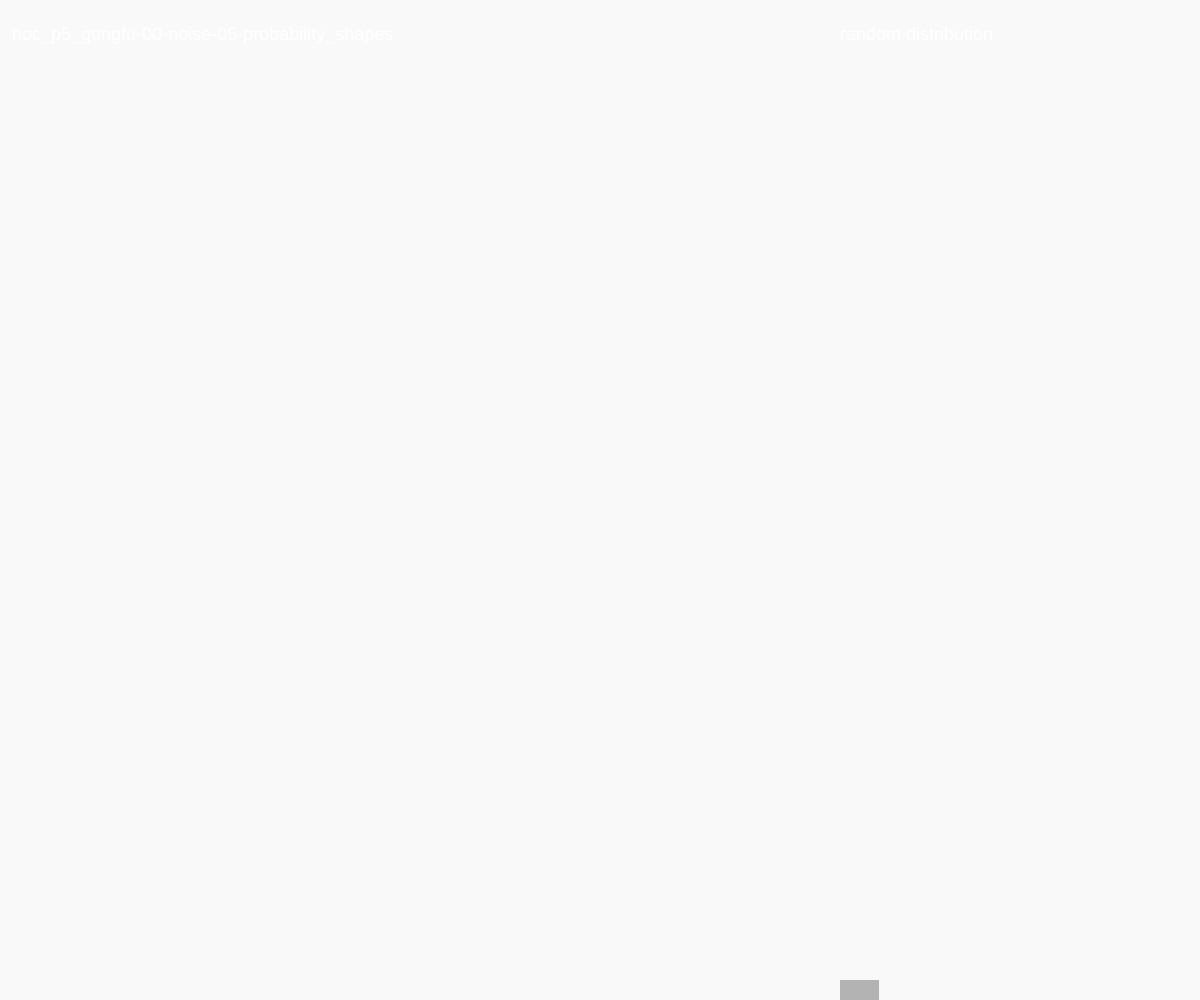
Frame 1 (no input)
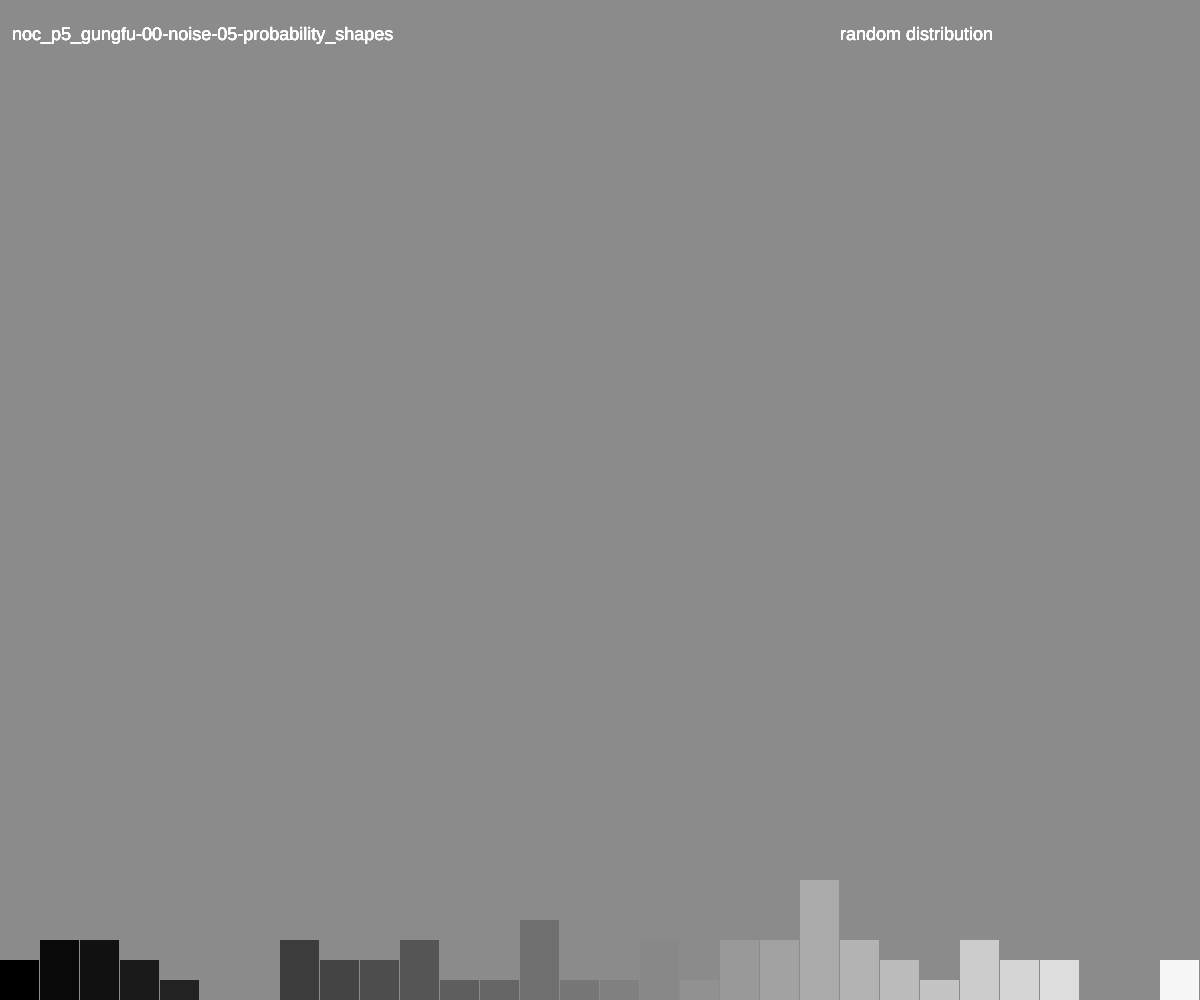
Frame 60 (no input)
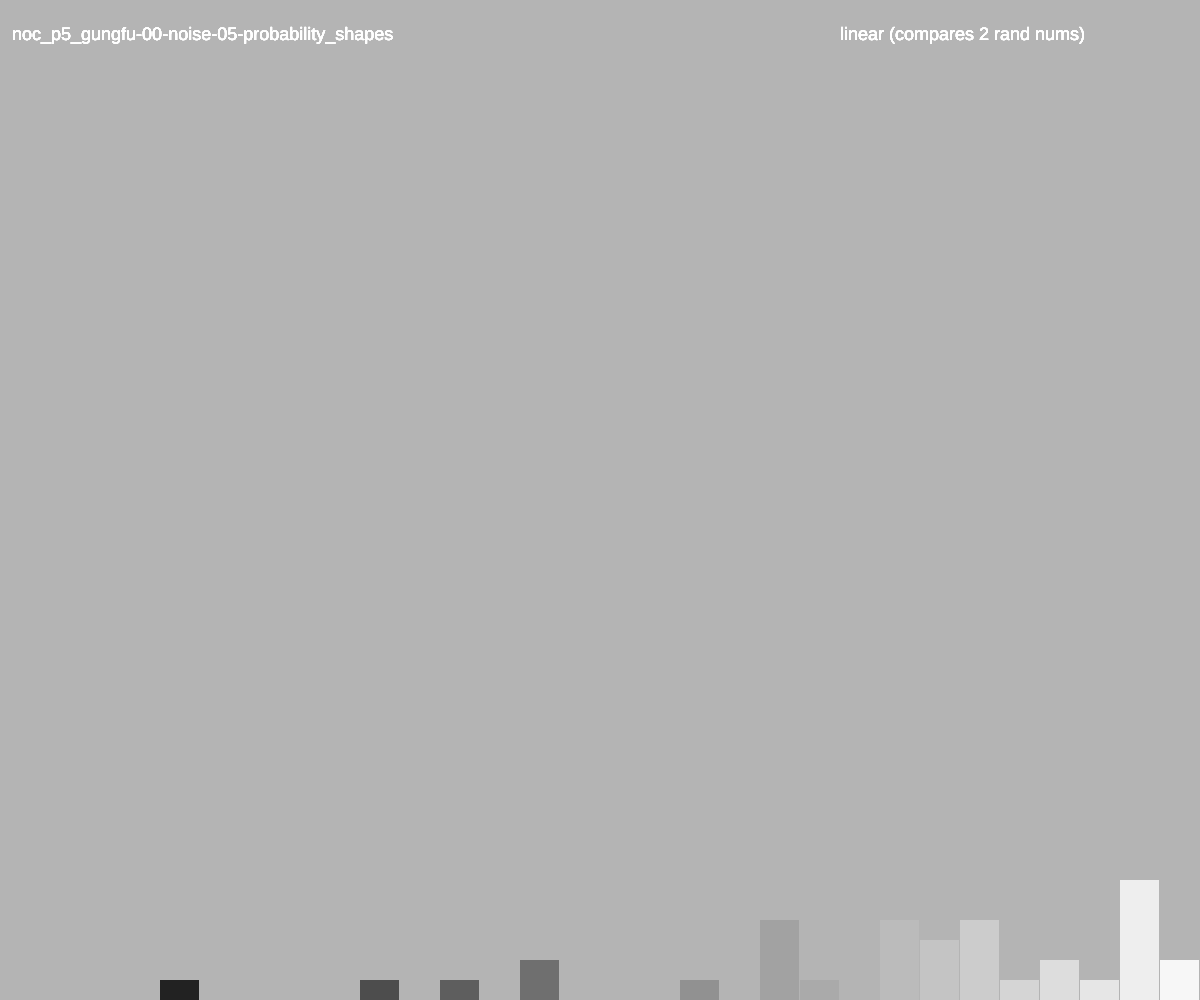
Frame 120 (the mouse pressed at the canvas centre since frame 60)

The p5.js sketch that drew these frames (run headless with seeded random() and noise() and a simulated clock; from frame 60 on, the mouse is pressed at the canvas centre):

// p5.js sketch
// ── sketch.js
/* noc_p5_gungfu-00-noise-05-probability_shapes
from The Nature of Code p5.js examples by Daniel Shiffman
https://github.com/shiffman/The-Nature-of-Code-Examples-p5.js

TODO:
[] customize probability using the 2-random number method
[] compare 2nd pick to square, cubed of first pick

[] create graph of custom probability

[] draw bar graph 
[] set the width of each bar to the result of the division of the screen width by the highest index  w = width/index
[] draw the bars such that they start at y=hieght and grow by moving up (screenheigh--), and long (rect height ++)

[] create slider controls for standard deviation
[] create slider controls for adjusting the mean
*/

////////////
var INNER_WIDTH   = window.innerWidth;
var INNER_HEIGHT  = window.innerHeight;
var canvas;
var pageTitle = "noc_p5_gungfu-00-noise-05-probability_shapes";

var total = 30;
var randomCounts = [];

var growConstant = 20;
var growScale = growConstant;


var selectShape = 0;
var count       = 0;
var numOfShapes = 7;
var shapeName   = "";


function setup(){
  runBasicSetup();
  
  //initialize the randomCounts array with all ZEROs
  for (var i = 0; i < total; i++){
    randomCounts[i] = 0;
  }
}

function draw(){
  //populate the randomCounts array with a random num between 0-20
  var index = floor(random(total));
  var threshold = floor(random(total));
  
  //calculate possible colors as a function of the total options
  var gradient = 255/randomCounts.length;

  //calc the graph
  var w = width/randomCounts.length;


  // select shape of probability
  if (selectShape === 0) {
    growScale = growConstant;
    shapeName = "random distribution";
    randomCounts[index]++;
    drawRectSoftner(gradient, index);
  } else if (selectShape === 1){  
    // linear threshold. will tend toward more black
    growScale = growConstant;
    shapeName = "linear (compares 2 rand nums)"
    if (index > threshold){
      randomCounts[index]++;
      drawRectSoftner(gradient, index);
    }
  } else if (selectShape === 2){  
    // linear threshold. will tend toward more black
    growScale = growConstant;
    shapeName = "reverse linear"
    if (index > threshold){
      randomCounts[total - index]++;
      drawRectSoftner(gradient, total-index);
    }
  } else if (selectShape === 3){  
    // quadratic threshold. will tend toward more white
    growScale = growConstant;
    shapeName = "quadratic"
    if (index > threshold*threshold){
      randomCounts[index]++;
      drawRectSoftner(gradient, index);
    }
  } else if (selectShape === 4){  
    // quadratic threshold. will tend toward more white
    growScale = growConstant;
    shapeName = "reversed quadratic"
    if (index > threshold*threshold){
      var reverseIndex = total-index;
      randomCounts[reverseIndex]++;
      drawRectSoftner(gradient, reverseIndex);
    }
  } else if (selectShape === 5){  
    // quadratic threshold. will tend toward more white
    growScale = growConstant;
    shapeName = "x cubed"
    if (index > threshold*threshold*threshold){
      randomCounts[index]++;
      drawRectSoftner(gradient, index);
    }
  } else if (selectShape === 6){  
    // quadratic threshold. will tend toward more white
    growScale = growConstant;
    shapeName = "reversed x cubed"
    if (index > threshold*threshold*threshold){
      var reverseIndex = total-index;
      randomCounts[reverseIndex]++;
      drawRectSoftner(gradient, reverseIndex);
    }
  }

  // draw the resulting graph
  for (var x = 0; x < randomCounts.length; x++){
    fill(x*gradient);
    rect(x*w, height-randomCounts[x]*growScale, w-1, randomCounts[x]*growScale);
    
    //check boundary return to begining if bar exceeds boundary
    if (randomCounts[x]*growScale > height+growScale) {
      resetCount();
    }
  }
  
  displayPageTitle();
}

// reset the entire count if the height boundary is crossed by any bar
function resetCount(){
  for (var i = 0; i < randomCounts.length; i++){
    randomCounts[i] = 0;
  }
}

function drawRectSoftner(gradient, ind) {
  
  //soften the strobe effect
  fill(gradient*ind,20);
  rect(0, 0, width, height);
  fill(gradient*ind,2);
  rect(0, 0, width, height);
}

function mousePressed(){
  //reset the screen
  background(0);
  //reset the array
  for (var i = 0; i < randomCounts.length; i++) {
    randomCounts[i]=0;
  }
  //increment to the next shape type
  count++;
  selectShape = count % numOfShapes;
  print (selectShape);
}


///////////////////////////
////SETUP and CONFIG
///////////////////////////
function runBasicSetup() {
  canvas = createCanvas(INNER_WIDTH, INNER_HEIGHT);
  canvas.position(0,0);
  smooth();
  displayPageTitle();
}

function displayPageTitle(){
  //display in canvas
  fill(255);
  strokeWeight(0);
  textSize(18);
  text(pageTitle, width*.01, 40);
  text(shapeName, width*.7, 40);
}
